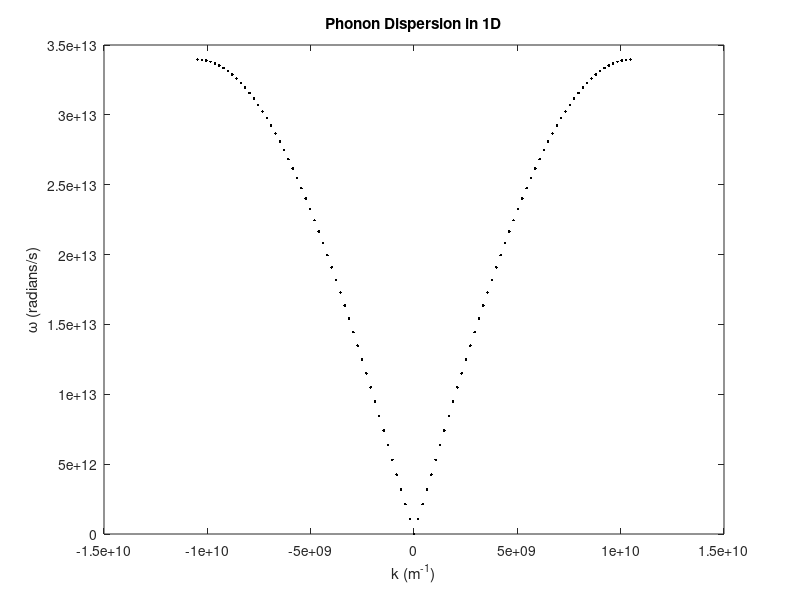
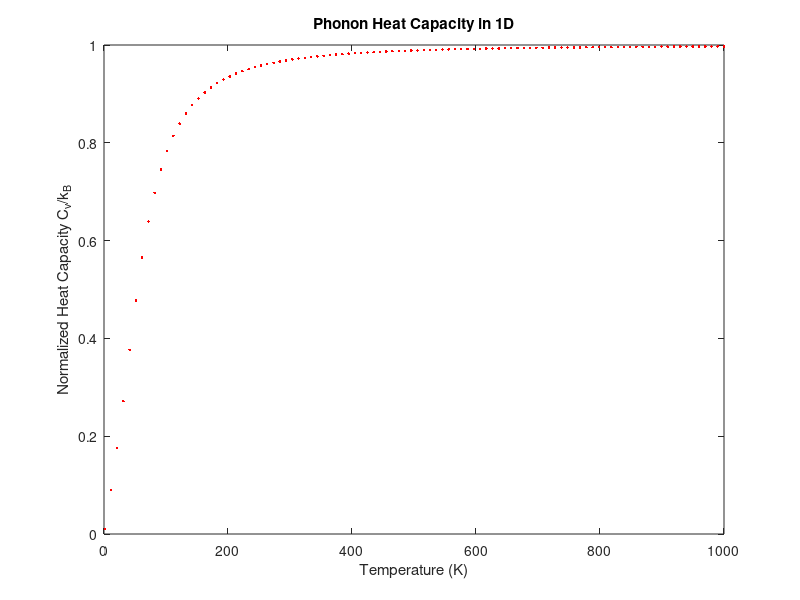

MATLAB code for these plots, in order:
%% Periodic Crystal Lattice in 1D
% Periodic boundary conditions, u_n+N = u_n, chain of atoms of length Na,
% approximating the interactions as harmonic, springs connecting atoms

%% Parameters (for a simple cubic crystal of Polonium)
N = 100; % Number of atoms
a = 3e-10; % Lattice constant in meters (3 Angstroms here)
m = (209)*1.66e-27; % Atomic mass (kg), (where 1.66e-27 is kg per amu)
k_spring = 100; % Spring constant between atoms (N/m)

% Constants
k_B = 1.38e-23; % Stefan-Boltzmann constant (J/K)
hbar = 1.05e-34;  % Planck constant over 2pi, h/2pi (J*s)

%% Wavevectors (k's) and Corresponding Frequencies (w's)
% (Only those in the 1st Brullion Zone (B.Z.) are needed 
% because these are the only independent wavevectors, the reciprocal 
% lattice is periodic in reciprocal lattice vectors, g = 2pi/a)

n = -N/2:(N/2); % We only need wavevectors in the 1st B.Z. (from -pi/a to 
% pi/a), these values of n give the correct values of k below
k = 2*pi*n/(N*a); % Periodic B.C., so u_n+N = u_n, look for solutions of 
% form u_n = Aexp(i(kx_n-wt)), valid for small oscillations, where the 
% position of the nth atom is x_n = na. This gives the condition on k
% where exp(ikNa) = 1 so k = 2pi*n/Na. 

w = sqrt(4*k_spring/m)*abs(sin(k*a/2)); % Phonon dispersion equation, 
% obtained by solving for the equation of motion for a 1D lattice of atoms
% connected by springs, with a spacing between them of a (the lattice
% constant).

%% Plotting Dispersion (w vs k)
figure(1); clf;
plot(k, w, '.k');
xlabel('k (m^{-1})');
ylabel('\omega (radians/s)');
title('Phonon Dispersion in 1D');


%% Heat Capacity
T = linspace(1, 1000, 100);  % Temperature in Kelvin
Cv = zeros(size(T)); % Preallocate
for i = 1:length(T)
    x = hbar*w./(k_B*T(i)); % Factor in exponent of specific heat
    x(w==0) = 0.001; % To not allow division by 0 
    Cv(i) = k_B * sum( (x.^2 .* exp(x)) ./ (exp(x) - 1).^2 ) / length(w);
    % Heat capacity formula using the energy of quantum harmonic
    % oscillators E_n = hbar*w(n + 1/2) for the phonons and thermodynamic
    % partition function Z = sum_n(exp(-betaE_n)) where beta is 1/(k_B*T) 
    % which can be used to find the average energy <E> = -dln(Z)/d(beta),
    % which can be used to find specific heat at constant volume with 
    % C_v = d<E>/dT = -(1/(k_B*T^2))(d<E>/d(beta)). Also this sum is over
    % all vibrational modes, all w's, so the number of modes (w's) is
    % divided out to normalize.
end
Cv_norm = Cv/k_B; % Normalize to High Temperature (Dulong-Petit) limit 
% (1 factor of k_B in 1D), in 3D there would be 3 factors (in classical
% calculation, equipartition theorem gives (1/2)k_B*T of energy for each
% atom and 3 degrees of freedom in 3D so internal energy is (3/2)*N*k_B*T,
% for N atoms, so the heat capacity is (3/2)*N*k_B)

% Plotting Phonon contribution to heat capacity in 1D
figure(2); clf;
plot(T, Cv_norm, '.r');
xlabel('Temperature (K)');
ylabel('Normalized Heat Capacity C_v/k_B');
title('Phonon Heat Capacity in 1D');

